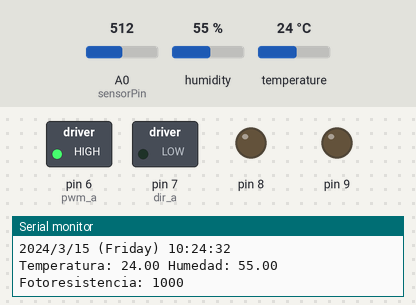
The sketch below on a simulated Arduino Uno, built with avr-gcc and run on an emulated ATmega328P. On the bench: switched loads named in the sketch (green lamp = pin HIGH), output pins drawn as LEDs (lit = HIGH), the last lines printed to the serial monitor. Dashed ring = blinking. The test bench sets the inputs (shaded band); at power-on: temperature 24 °C, A0 (sensorPin) = 512, humidity 55 %. The local clock reads 2024-03-15 10:24:30 at power-on unless the sketch sets it.

Above: at 2.8 s.
2.9 s: temperature set to 39 °C
6.4 s: temperature set to 42 °C
At 8.9 s:
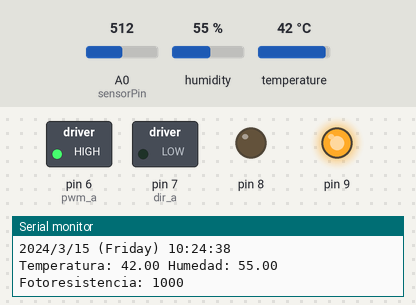
12.4 s: temperature set to 12 °C
At 16.0 s:
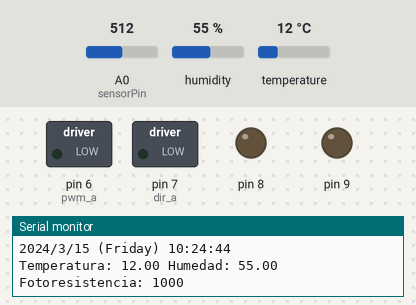
18.4 s: temperature set to 41 °C
At 21.9 s:
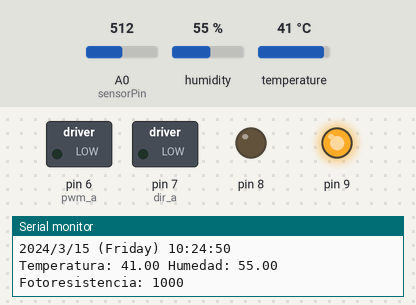
Timing chart, 0 to 25.4 s (numbered marks = the images above; inputs shaded):
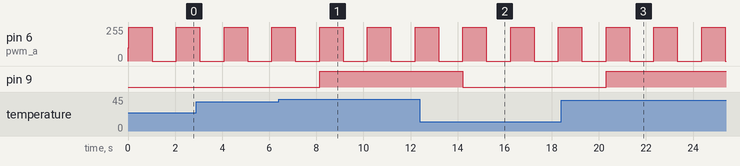

Measured:
- the behaviour switches between 40 and 41 °C on temperature (found by bisection; images 0 and 1)
- after the input at 6.4 s, pin 9: LOW → HIGH after 1.7 s
- after the input at 12.4 s, pin 9: HIGH → LOW after 1.8 s
- after the input at 18.4 s, pin 9: LOW → HIGH after 1.9 s
- by itself, pin 6 (pwm_a): alternates 255/255 for 1.0 s and 0/255 for 1.0 s

The sketch:

estacion_meteorologica.ino
```cpp
#include <DHT11.h>
#include <Wire.h>
#include "RTClib.h"

//Definimos el sensor de temperatura y humedad DHT11
int pin=2;
DHT11 dht11(pin);

//Definimos el reloj RTC
RTC_DS3231 rtc;

//Definimos los dias de la semana para el RTC
char daysOfTheWeek[7][12] = {"Sunday", "Monday", "Tuesday", "Wednesday", "Thursday", "Friday", "Saturday"};

//Definimos los pines y valores de tension y resistencia para medir la fotoresistencia:
const int sensorPin = A0;
const int Rc = 1000;  // valor de la resistencia de calibración
int V;   // almacena el valor medido
long fotoresistencia;   // almacena la resistencia calculada

//Configuramos los pines para el motor de DC
int pwm_a = 6;  //PWM control for motor outputs 1 and 2
int dir_a = 7;  //direction control for motor outputs 1 and 2

void setup()
   {
       Serial.begin(9600);
       //Los pines 8 y 9 son utilizados para controlar la dirección del ventilador.
       //La potencia con la que se mueve el ventilador depende del voltaje de entrada.
       pinMode(9,OUTPUT);
       pinMode(8,OUTPUT);
       //Configuramos los pines del motor de DC
       pinMode(pwm_a, OUTPUT);  //Set control pins to be outputs
       pinMode(dir_a, OUTPUT);
       analogWrite(pwm_a, 100);  //set both motors to run at (100/255 = 39)% duty cycle (slow)
       //Comprobamos que el RTC esta funcionando
       if (! rtc.begin()) {
        Serial.println("Couldn't find RTC");
        while (1);
       }
       if (rtc.lostPower()) {
        Serial.println("RTC lost power, lets set the time!");
        // following line sets the RTC to the date & time this sketch was compiled
        rtc.adjust(DateTime(F(__DATE__), F(__TIME__)));
       }
   }

void loop()
   {
       int err;
       float temp, hum;
       DateTime now = rtc.now();

       Serial.print(now.year(), DEC);
       Serial.print('/');
       Serial.print(now.month(), DEC);
       Serial.print('/');
       Serial.print(now.day(), DEC);
       Serial.print(" (");
       Serial.print(daysOfTheWeek[now.dayOfTheWeek()]);
       Serial.print(") ");
       Serial.print(now.hour(), DEC);
       Serial.print(':');
       Serial.print(now.minute(), DEC);
       Serial.print(':');
       Serial.print(now.second(), DEC);
       Serial.println();

       if((err = dht11.read(hum, temp)) == 0){ // Si devuelve 0 es que ha leido bien
             Serial.print("Temperatura: ");
             Serial.print(temp);
             Serial.print(" Humedad: ");
             Serial.print(hum);
             Serial.println();
             //El movimiento del ventilador va en función de los valores que se escriben en el pin 9 y 8,
             // si se invierten sus valores va en un sentido o en otro.
             if(temp > 40){
              digitalWrite(9,HIGH);
              digitalWrite(8,LOW);
             }else{
              digitalWrite(9,LOW);
              digitalWrite(8,LOW);
             }
          }else{
             Serial.println();
             Serial.print("Error Num :");
             Serial.print(err);
             Serial.println();
          }
       V = analogRead(sensorPin); //realizar la lectura
       fotoresistencia = 1024L * Rc / V - Rc;   //calcular el valor de la resistencia
       Serial.print("Fotoresistencia: ");
       Serial.print(fotoresistencia);
       Serial.println();
       //Se le pasa la direccion (H o L) y el movimiento (0 - 255)
       motor_DC(LOW, 255);
       delay(1000);
   }

void motor_DC(int dir, int mov)
{
  digitalWrite(dir_a, dir);
  analogWrite(pwm_a, mov);
  delay(1000);
  analogWrite(pwm_a, 0);
}
```
